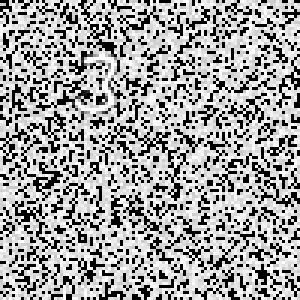
%> input picture Template Matching/test_data/test34.bmp, 100 x 100 px (shown 3 times larger)
$ octave main.m   (GNU Octave 9; MATLAB toolbox functions it lacks are replaced by stand-ins)
%> lines starting %> are read from the running program, lines starting %| are printed output that depends on the picture; in (x1, y1, x2, y2) boxes, pixels count from 0 and x2, y2 are one past the last pixel; in counts of white or black regions, pixels touching at a corner belong together; the program's own positions count from 1
%> further down, image is the input picture: size 100x100 uint8; min 0, max 255, mean 159
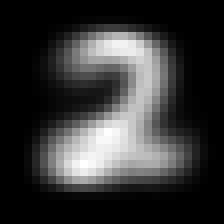
%> input picture Template Matching/average2.gif, 28 x 28 px (shown 8 times larger)
%> further down, average2 is the input picture: size 28x28 uint8; min 0, max 255, mean 53.6
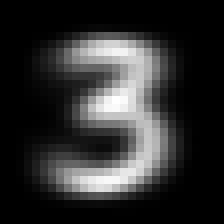
%> input picture Template Matching/average3.gif, 28 x 28 px (shown 8 times larger)
%> further down, average3 is the input picture: size 28x28 uint8; min 0, max 255, mean 46.1
### Template Matching/normalized_correlation.m
function result = normalized_correlation(image, template)

% function result = normalized_correlation(image, template)
%
% Returns a matrix containing normalized correlation results between
% template and all template-sized subwindows of image. This is different
% than the vector_normalized_correlation function, which computes the
% normalized correlation between two vectors, and returns a single
% number.

[image_rows, image_columns] = size( image);
%> image_rows = 100; image_columns = 100
[template_rows, template_columns] = size(template);
%> template_rows = 28; template_columns = 28
row_start = floor(template_rows / 2) + 1;
%> row_start = 15
row_end = row_start + image_rows - 1;
%> row_end = 114
col_start = floor(template_columns / 2) + 1;
%> col_start = 15
col_end = col_start + image_columns - 1;
%> col_end = 114

result = normxcorr2(template, image);
[result_rows, result_columns] = size(result);
%> result_rows = 127; result_columns = 127
result(1:template_rows, :) = 0;
result((result_rows-template_rows+1):result_rows, :) = 0;
result(:, 1:template_columns) = 0;
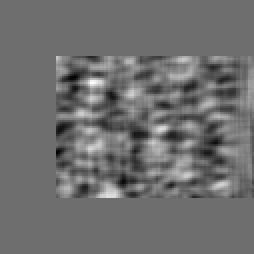
%> result: size 127x127 double (shown 2 times larger); min -0.11, max 0.143, mean 0.000428; drawn with min black and max white
result(:, (result_columns-template_columns+1):result_columns) = 0;
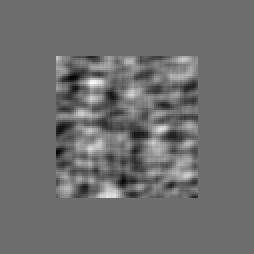
%> result: size 127x127 double (shown 2 times larger); 12.33% of pixels changed, all inside (x1, y1, x2, y2) = (99, 28, 127, 99); drawn with min black and max white

result = result(row_start:row_end, col_start:col_end);
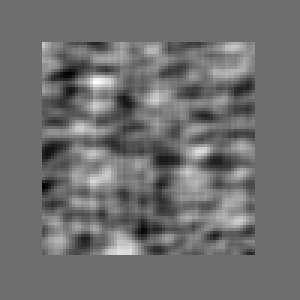
%> result: size 100x100 double (shown 3 times larger); min -0.11, max 0.143, mean 0.00119; drawn with min black and max white


### Template Matching/detect_digit.m
function coordinates = detect_digit(image, template)

    result = normalized_correlation(image, template);
    result = result > 0.1;
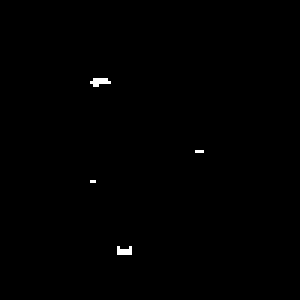
%> result: size 100x100 logical (shown 3 times larger); 0.31% white in thin lines or dots, all inside (x1, y1, x2, y2) = (30, 26, 68, 85)
%     figure(); imshow(result, []);

    %% connected component analysis
    [labels, number] = bwlabel(result, 4);
%> labels: size 100x100 double; 5 distinct labels, from 0 to 4
%> number = 4
    % find the largest connected component
    % create an array of counters, one for each connected component.
    counters = zeros(1,number);
    for i = 1:number
        component_image = (labels == i);
        counters(i) = sum(component_image(:));
    end
%> this loop made 4 passes
%> pass 2, in detect_digit, `component_image = (labels == i);`:
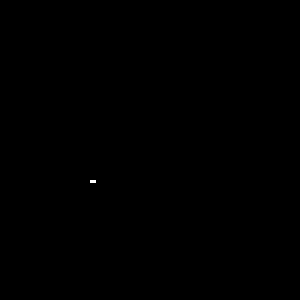
%> component_image: size 100x100 logical (shown 3 times larger); 0.02% white in thin lines or dots, all inside (x1, y1, x2, y2) = (30, 60, 32, 61)
%> after the loop, counters = [14 2 12 3]

    %% find the id of the largest component
    [area, id] = max(counters);
%> area = 14; id = 1
    object = (labels == id);

    %% finding the center of the component
    % find coordinates of all non-zero pixels.
    [row_coords, col_coords] = find(object);
%> row_coords = [28; 27; 28; 29; 27; 28; 29; 27; 28; 27; 28; 27; 28; 28]; col_coords = [31; 32; 32; 32; 33; 33; 33; 34; 34; 35; 35; 36; 36; 37]
    center_i = round(mean(row_coords));
%> center_i = 28
    center_j = round(mean(col_coords));
%> center_j = 34
    t = center_i - 14;
%> t = 14
    b = center_i + 14;
%> b = 42
    l = center_j - 14;
%> l = 20
    r = center_j + 14;
%> r = 48

    %%
%> the run ends on the next line
    result_image = draw_rectangle1(image, t, b, l, r);
    figure(); imshow(result_image,[]);
    coordinates = [center_i center_j];

end

### Template Matching/main.m
clear all;
close all;

%addpath('G:\My Drive\School\Fall 2021\INTRO TO COMPUTER VISION\Assignments\6\test_data')
addpath('test_data');
image = imread('test34.bmp');
image = im2gray(image);
average2 = imread('average2.gif');
average3 = imread('average3.gif');
coordinates = detect_digit(image, average3);
